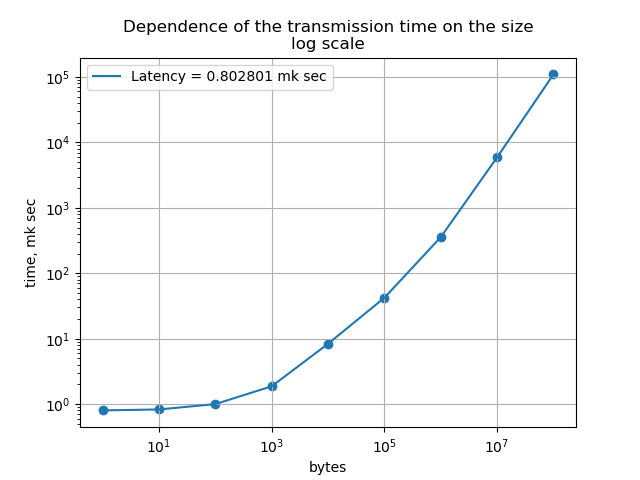

Write Python code to recreate this figure.
import matplotlib.pyplot as plt
import pandas as pd

data = pd.read_csv('time.csv')
time = data['time mk sec']
size = data['size byte']


plt.plot(size, time, label=f'Latency = {time[0]} mk sec')
plt.scatter(size, time)
plt.legend()
plt.grid()
plt.xlabel('bytes')
plt.ylabel('time, mk sec')
plt.yscale('log')
plt.xscale('log')
plt.title('Dependence of the transmission time on the size\nlog scale')
plt.savefig('plot')
plt.show()
